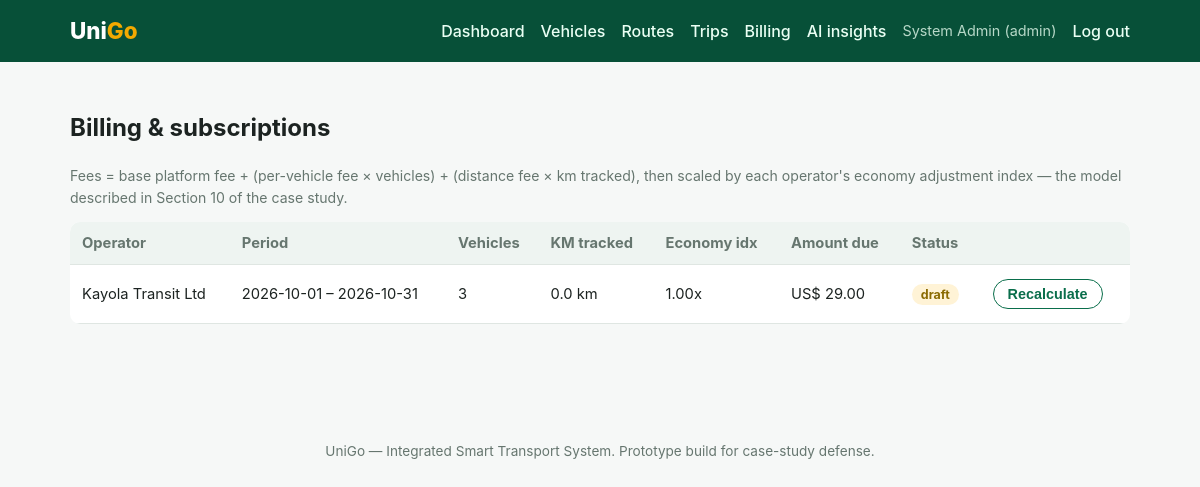
/admin/subscriptions.php (signed in), run on the app's committed database.
### tables this page shows
CREATE TABLE subscriptions (
    id                      INT AUTO_INCREMENT PRIMARY KEY,
    operator_id             INT NOT NULL,
    base_fee_monthly        DECIMAL(10,2) NOT NULL DEFAULT 20.00,
    per_vehicle_fee         DECIMAL(10,2) NOT NULL DEFAULT 3.00,
    distance_fee_per_km     DECIMAL(10,4) NOT NULL DEFAULT 0.01,
    transaction_fee_pct     DECIMAL(4,2)  NOT NULL DEFAULT 1.50,
    billing_period_start    DATE NOT NULL,
    billing_period_end      DATE NOT NULL,
    total_km_tracked        DECIMAL(12,2) NOT NULL DEFAULT 0,
    total_vehicles          INT NOT NULL DEFAULT 0,
    amount_due              DECIMAL(12,2) NOT NULL DEFAULT 0,
    status                  ENUM('draft','invoiced','paid','overdue') NOT NULL DEFAULT 'draft',
    FOREIGN KEY (operator_id) REFERENCES operators(id) ON DELETE CASCADE
);

CREATE TABLE operators (
    id                  INT AUTO_INCREMENT PRIMARY KEY,
    owner_user_id       INT NOT NULL,
    company_name        VARCHAR(150) NOT NULL,
    country             VARCHAR(60)  NOT NULL DEFAULT 'Uganda',
    district            VARCHAR(60)  DEFAULT NULL,
    economy_index       DECIMAL(4,2) NOT NULL DEFAULT 1.00,  
    status              ENUM('active','pending','suspended') NOT NULL DEFAULT 'pending',
    created_at          TIMESTAMP DEFAULT CURRENT_TIMESTAMP,
    FOREIGN KEY (owner_user_id) REFERENCES users(id) ON DELETE CASCADE
);

### includes/functions.php (called while the page is built, shortened)
<?php
function clean(string $value): string
{
    return htmlspecialchars(trim($value), ENT_QUOTES, 'UTF-8');
}

### admin/subscriptions.php (the view, shortened to what this page needs)
<?php
require_once __DIR__ . '/../config/config.php';
$sql = "SELECT s.*, o.company_name, o.economy_index FROM subscriptions s JOIN operators o ON o.id = s.operator_id";
$params = [];
$sql .= " ORDER BY s.billing_period_start DESC";
$stmt = $pdo->prepare($sql);
$stmt->execute($params);
$subs = $stmt->fetchAll();
require __DIR__ . '/../includes/header.php';
?>
<h2>Billing &amp; subscriptions</h2>
<p class="hint">Fees = base platform fee + (per-vehicle fee &times; vehicles) + (distance fee &times; km tracked), then
   scaled by each operator's economy adjustment index &mdash; the model described in Section 10 of the case study.</p>
<table class="data-table">
    <thead><tr><th>Operator</th><th>Period</th><th>Vehicles</th><th>KM tracked</th><th>Economy idx</th><th>Amount due</th><th>Status</th><th></th></tr></thead>
    <tbody>
    <?php foreach ($subs as $s): ?>
        <tr>
            <td><?= clean($s['company_name']) ?></td>
            <td><?= clean($s['billing_period_start']) ?> &ndash; <?= clean($s['billing_period_end']) ?></td>
            <td><?= (int)$s['total_vehicles'] ?></td>
            <td><?= number_format($s['total_km_tracked'],1) ?> km</td>
            <td><?= number_format($s['economy_index'],2) ?>x</td>
            <td>US$ <?= number_format($s['amount_due'],2) ?></td>
            <td><span class="badge badge-<?= clean($s['status']) ?>"><?= clean($s['status']) ?></span></td>
            <td>
                <form method="post" style="display:inline">
                    <button class="cta small ghost" type="submit">Recalculate</button>
                </form>
            </td>
        </tr>
    <?php endforeach; ?>
    </tbody>
</table>
<?php require __DIR__ . '/../includes/footer.php'; ?>

### assets/css/style.css (style rules this page uses)
:root { --primary: #0a6e4b; --primary-dark: #075038; --accent: #f2a900; --danger: #c0392b; --bg: #f6f8f7; --card-bg: #ffffff; --text: #1c2321; --muted: #66766f; --border: #dfe6e2; --radius: 10px; }
* { box-sizing: border-box; }
body { margin: 0; font-family: -apple-system, BlinkMacSystemFont, "Segoe UI", Roboto, Helvetica, Arial, sans-serif; background: var(--bg); color: var(--text); line-height: 1.5; }
.cta { display: inline-block; background: var(--primary); color: #fff; padding: 10px 22px; border-radius: 24px; font-weight: 600; border: none; cursor: pointer; margin: 4px; }
.cta.small { padding: 6px 14px; font-size: 0.9rem; }
.cta.ghost { background: transparent; color: var(--primary); border: 1px solid var(--primary); }
.data-table { width: 100%; border-collapse: collapse; background: var(--card-bg); border-radius: var(--radius); overflow: hidden; margin-bottom: 24px; }
.data-table th, .data-table td { padding: 10px 12px; border-bottom: 1px solid var(--border); text-align: left; font-size: 0.92rem; }
.data-table th { background: #eef4f1; color: var(--muted); }
.badge { padding: 3px 9px; border-radius: 12px; font-size: 0.78rem; font-weight: 700; background: #e2e8e5; color: var(--muted); }
.badge-pending, .badge-scheduled, .badge-draft { background: #fff3d6; color: #8a6a00; }
.hint { color: var(--muted); font-size: 0.88rem; }

### data on the page
subscriptions: operator.company_name "Kayola Transit Ltd", billing_period_start "2026-10-01", billing_period_end "2026-10-31", total_vehicles "3", total_km_tracked "0.0", operator.economy_index "1.00", amount_due "29.00", status "draft"

### other printed values
$u['name'] "System Admin"
$u['role'] "admin"
